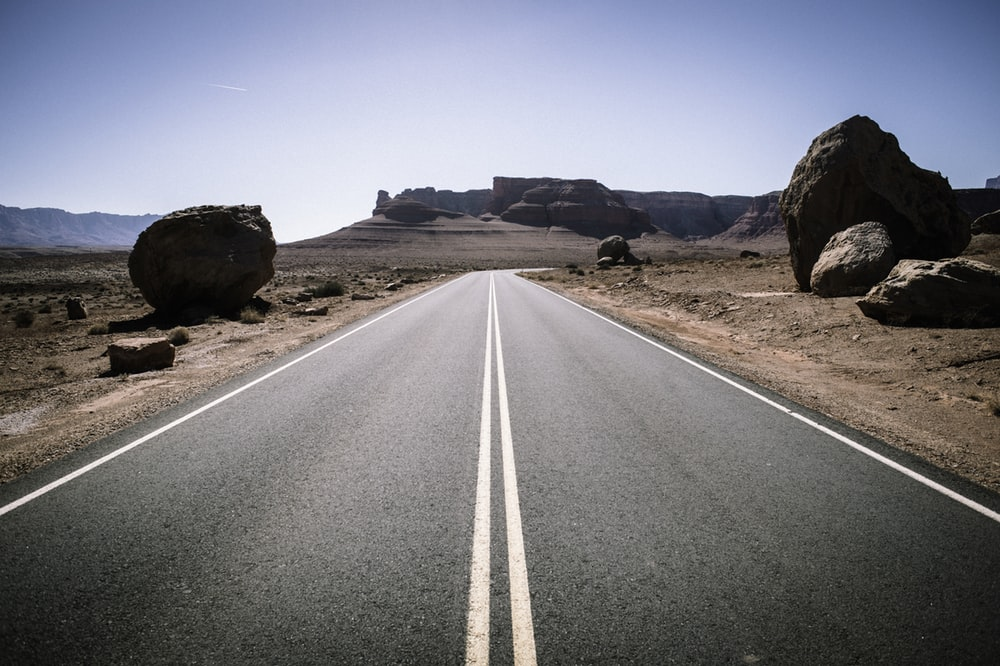
#> input picture road.jpg, 1000 x 666 px
$ jupyter execute 'Road Lane Detection Using OpenCV and Hough Lines Transform.ipynb'
#> lines starting #> are read from the running program, lines starting #| are printed output that depends on the picture; after the words box and inside, x2 and y2 are one past the last pixel; in counts of white or black regions, pixels touching at a corner belong together
[cell 1]
import cv2
import matplotlib.pyplot as plt
import numpy as np

[cell 2]
image = cv2.imread('road.jpg')
#> image is the input picture: shape (666, 1000, 3); mean B, G, R 125.9, 119.7, 120.1
image = cv2.cvtColor(image, cv2.COLOR_BGR2RGB)

plt.imshow(image)
plt.show()

[cell 3]
print(image.shape)
#| (666, 1000, 3)
height = image.shape[0]
#> height = 666
width = image.shape[1]
#> width = 1000

[cell 4]
region_of_interest_vertices = [(0,666),(0,495),(425,280),(550,280),(1000,495),(1000,666)]

[cell 5]
gray_image = cv2.cvtColor(image, cv2.COLOR_RGB2GRAY)

[cell 6]
canny_image = cv2.Canny(gray_image, 300, 400)
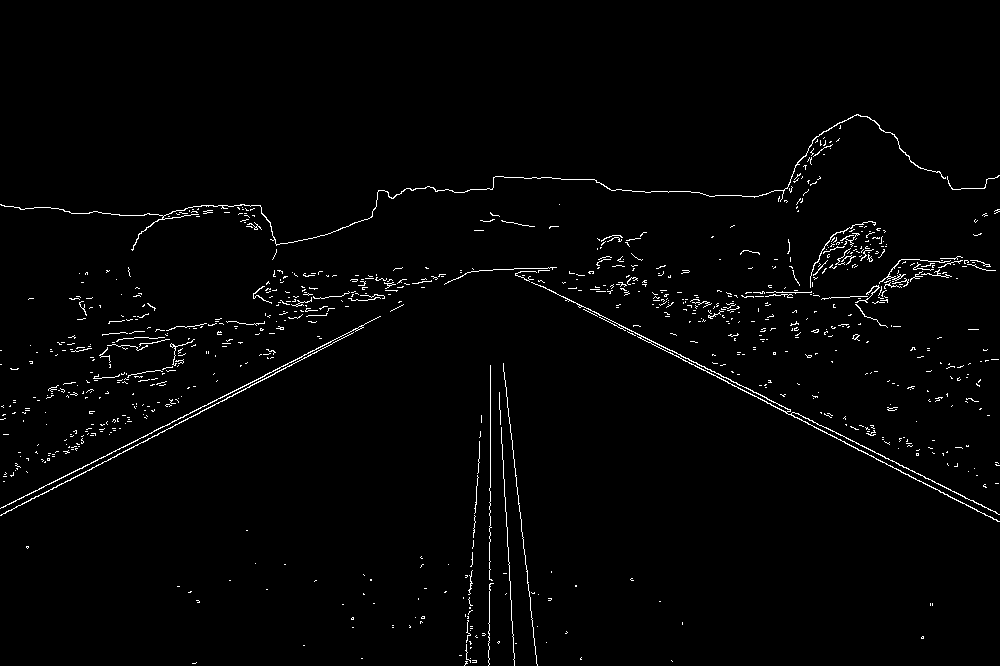
#> canny_image: shape (666, 1000); 1.7% white in thin lines or dots, all inside (x1, y1, x2, y2) = (0, 114, 1000, 666)
plt.imshow(canny_image)
plt.show()

[cell 7]
def region_of_interest(img, vertices):
    mask = np.zeros_like(img)
    mask_color = 255
    cv2.fillPoly(mask, vertices, mask_color)
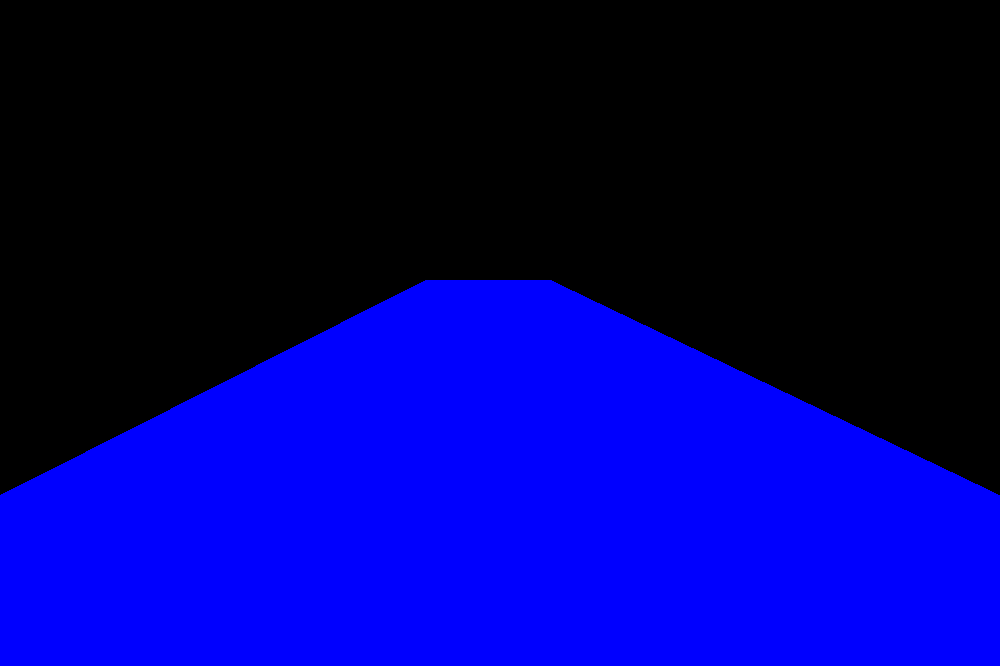
#> mask: shape (666, 1000, 3); mean of channels 0, 1, 2 111.7, 0, 0; drawn as B, G, R
    masked_image = cv2.bitwise_and(img, mask)
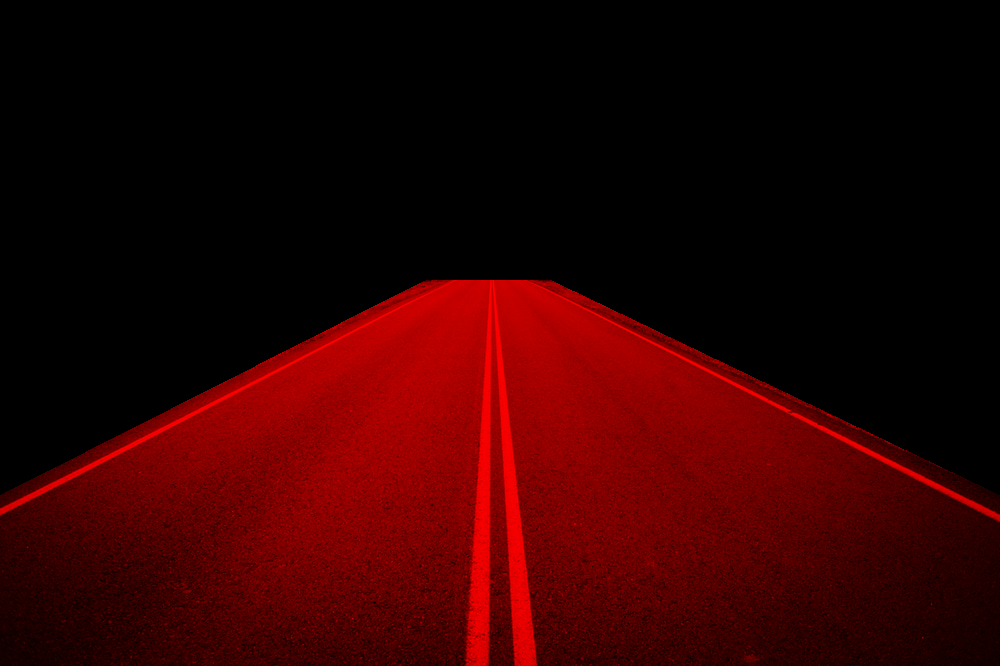
#> masked_image: shape (666, 1000, 3); mean R, G, B 48, 0, 0
    return masked_image

[cell 8]
cropped_image = region_of_interest(image,
                                  np.array([region_of_interest_vertices],np.int32))
plt.imshow(cropped_image)
plt.show()

[cell 9]
cropped_canny_image = region_of_interest(canny_image,
                                  np.array([region_of_interest_vertices],np.int32))
#> in region_of_interest (call 2), `cv2.fillPoly(mask, vertices, mask_color)`:
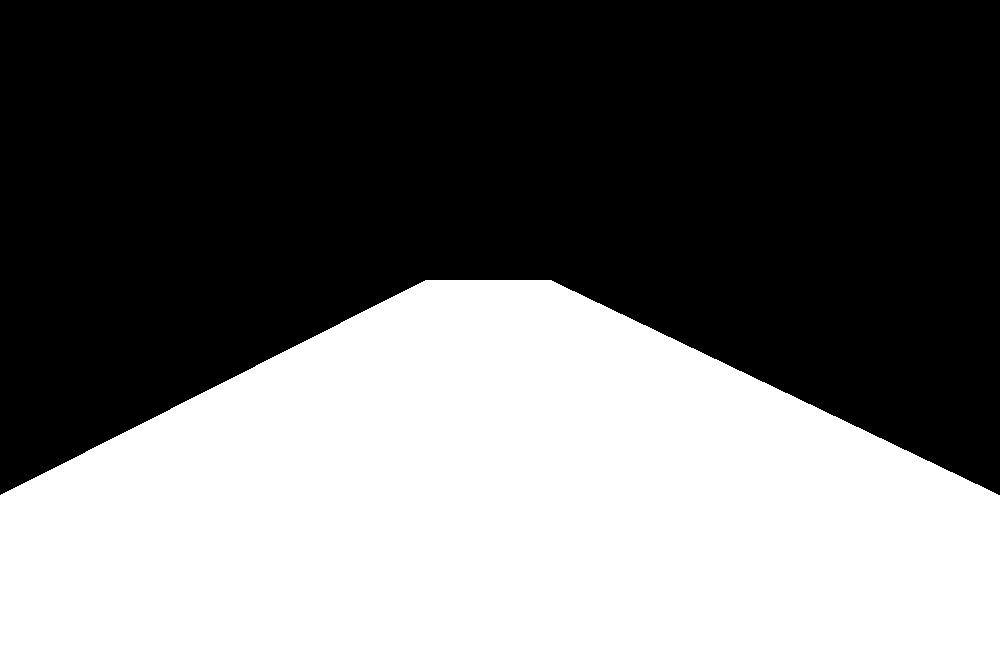
#> mask: shape (666, 1000); 43.8% white; 1 white region, box (x1, y1, x2, y2) and area: (0, 280, 1000, 666) 291830
#> in region_of_interest (call 2), `masked_image = cv2.bitwise_and(img, mask)`:
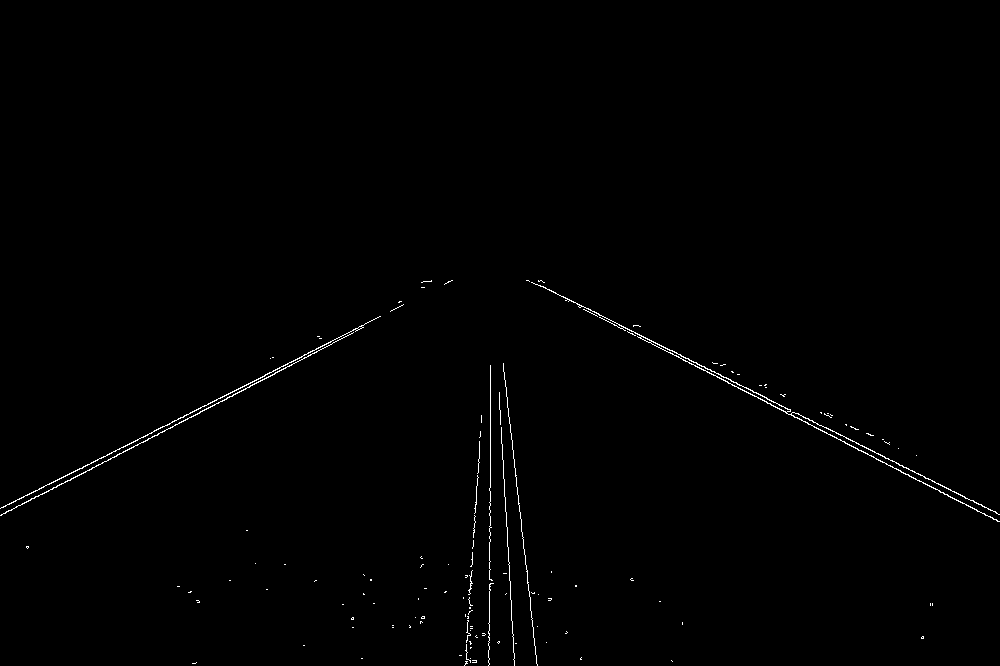
#> masked_image: shape (666, 1000); 0.57% white in thin lines or dots, all inside (x1, y1, x2, y2) = (0, 280, 1000, 666)
plt.imshow(cropped_canny_image)
plt.show()

[cell 10]
lines = cv2.HoughLinesP(cropped_canny_image, rho = 1, theta = np.pi/180, threshold = 100, lines = np.array([]),
                       minLineLength = 50, maxLineGap = 60)
#> lines = 15 rows, first 6: [3, 507, 448, 281], [528, 280, 873, 456], [526, 280, 999, 521], [1, 514, 274, 374], [490, 590, 490, 365], [501, 427, 514, 665]

[cell 11]
def draw_line(img, lines):
    img = np.copy(img)
    blank_img = np.zeros((img.shape[0],img.shape[1],3),dtype=np.uint8)

    for line in lines:
        for x1,y1,x2,y2 in line:
            cv2.line(blank_img,(x1,y1),(x2,y2),(0,255,0), thickness = 10)
#> this loop made 15 passes
#> line on passes 1 to 12: [[3, 507, 448, 281]], [[528, 280, 873, 456]], [[526, 280, 999, 521]], [[1, 514, 274, 374]], [[490, 590, 490, 365]], [[501, 427, 514, 665]], [[563, 296, 792, 412]], [[884, 456, 999, 514]], [[726, 377, 965, 498]], [[148, 438, 316, 352]], [[506, 387, 535, 654]], [[489, 664, 489, 488]]
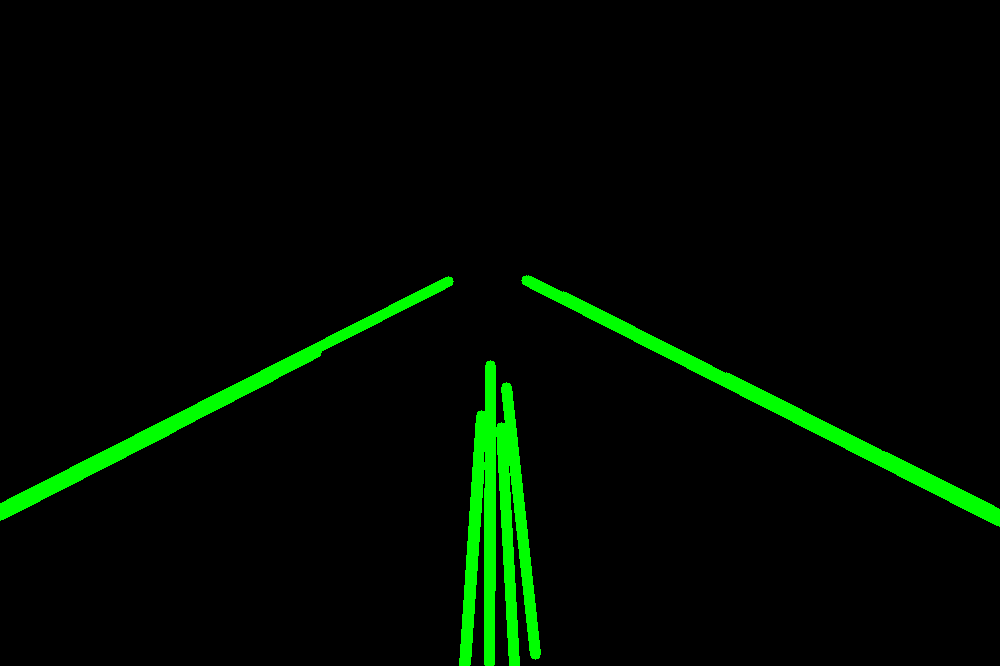
#> blank_img: shape (666, 1000, 3); mean of channels 0, 1, 2 0, 10.4, 0; drawn as B, G, R

    img = cv2.addWeighted(img, 0.9, blank_img, 1, 0.0)
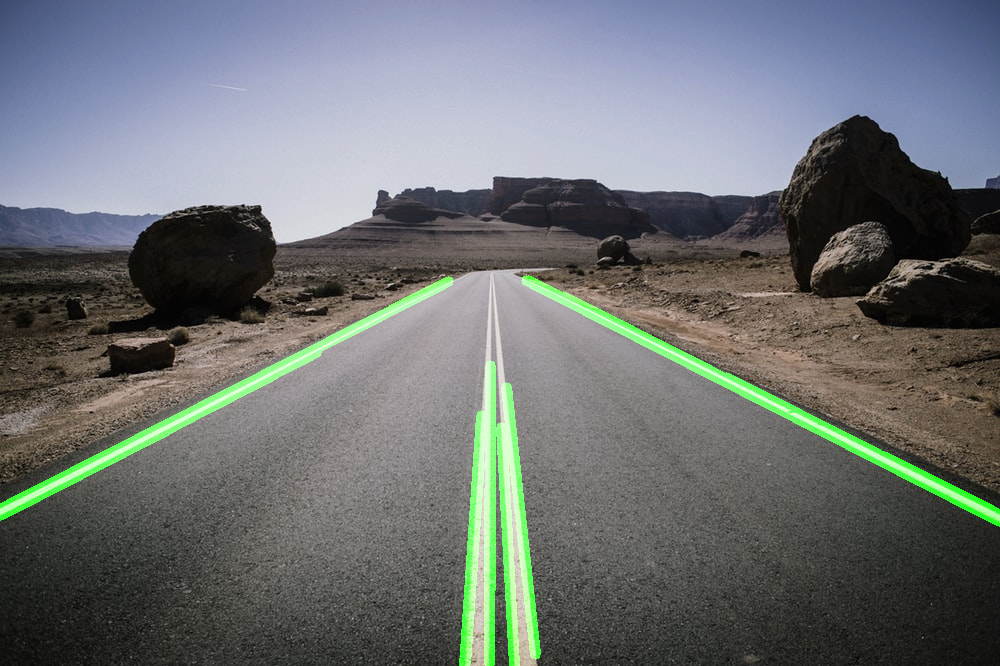
#> img: shape (666, 1000, 3); mean R, G, B 108.1, 112.4, 113.4

    return img

[cell 12]
lane_detected_image = draw_line(image,lines)
plt.imshow(lane_detected_image)
plt.show

[cell 13]
cv2.imwrite('lane_detected_img.png',lane_detected_image)
#> Out = True
